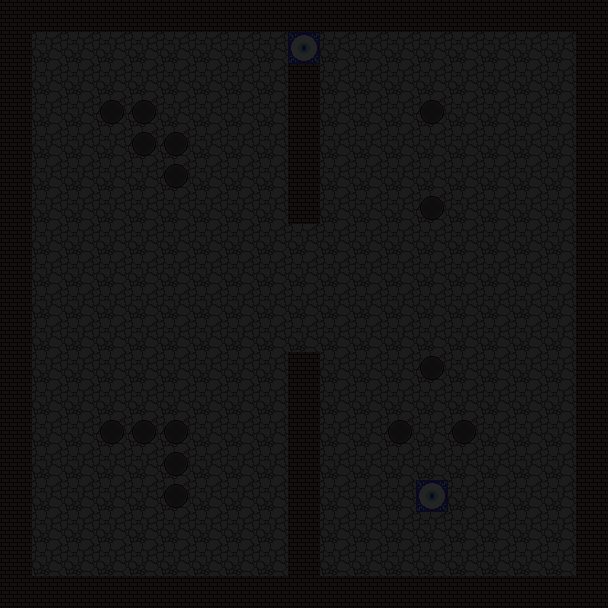

A level layout from a 2D game, rendered from its tile map. Below: a short description, then the map file with its tile-grid data intact:
An orthogonal 19x19 tile map with 32x32 px tiles, 2 tile layers (Ground, Darkness) and 3 objects (2x Light Stone, Player).

<map version="1.0" orientation="orthogonal" renderorder="right-down" width="19" height="19" tilewidth="32" tileheight="32" nextobjectid="29">
 <tileset firstgid="1" name="practiceTileset" tilewidth="32" tileheight="32">
  <image source="../assets/practiceTileset.png" trans="ff0080" width="128" height="64" />
  <tile id="0">
   <properties>
    <property name="name" value="darkness" />
   </properties>
  </tile>
  <tile id="2">
   <properties>
    <property name="name" value="transparent" />
   </properties>
  </tile>
  <tile id="3">
   <properties>
    <property name="event" value="yes" />
    <property name="light" value="source" />
    <property name="light_distance" value="3" />
    <property name="name" value="detail" />
    <property name="solid" value="yes" />
   </properties>
  </tile>
  <tile id="4">
   <properties>
    <property name="name" value="floor" />
   </properties>
  </tile>
  <tile id="5">
   <properties>
    <property name="light" value="sink" />
    <property name="name" value="wall" />
    <property name="solid" value="yes" />
   </properties>
  </tile>
  <tile id="6">
   <properties>
    <property name="solid" value="yes" />
   </properties>
  </tile>
  <tile id="7">
   <properties>
    <property name="solid" value="yes" />
   </properties>
  </tile>
 </tileset>
 <layer name="Ground" width="19" height="19">
  <data encoding="csv">
6,6,6,6,6,6,6,6,6,6,6,6,6,6,6,6,6,6,6,
6,5,5,5,5,5,5,5,5,4,5,5,5,5,5,5,5,5,6,
6,5,5,5,5,5,5,5,5,6,5,5,5,5,5,5,5,5,6,
6,5,5,8,8,5,5,5,5,6,5,5,5,8,5,5,5,5,6,
6,5,5,5,8,8,5,5,5,6,5,5,5,5,5,5,5,5,6,
6,5,5,5,5,8,5,5,5,6,5,5,5,5,5,5,5,5,6,
6,5,5,5,5,5,5,5,5,6,5,5,5,8,5,5,5,5,6,
6,5,5,5,5,5,5,5,5,5,5,5,5,5,5,5,5,5,6,
6,5,5,5,5,5,5,5,5,5,5,5,5,5,5,5,5,5,6,
6,5,5,5,5,5,5,5,5,5,5,5,5,5,5,5,5,5,6,
6,5,5,5,5,5,5,5,5,5,5,5,5,5,5,5,5,5,6,
6,5,5,5,5,5,5,5,5,6,5,5,5,8,5,5,5,5,6,
6,5,5,5,5,5,5,5,5,6,5,5,5,5,5,5,5,5,6,
6,5,5,8,8,8,5,5,5,6,5,5,8,5,8,5,5,5,6,
6,5,5,5,5,8,5,5,5,6,5,5,5,5,5,5,5,5,6,
6,5,5,5,5,8,5,5,5,6,5,5,5,4,5,5,5,5,6,
6,5,5,5,5,5,5,5,5,6,5,5,5,5,5,5,5,5,6,
6,5,5,5,5,5,5,5,5,6,5,5,5,5,5,5,5,5,6,
6,6,6,6,6,6,6,6,6,6,6,6,6,6,6,6,6,6,6
</data>
 </layer>
 <objectgroup name="Objects">
  <object id="20" name="Player" x="527" y="80" />
  <object id="22" name="Light Stone" x="128" y="448" width="32" height="32" />
  <object id="28" name="Light Stone" x="192" y="32" width="32" height="32" />
 </objectgroup>
 <layer name="Darkness" width="19" height="19" opacity="0.86">
  <data encoding="csv">
1,1,1,1,1,1,1,1,1,1,1,1,1,1,1,1,1,1,1,
1,1,1,1,1,1,1,1,1,1,1,1,1,1,1,1,1,1,1,
1,1,1,1,1,1,1,1,1,1,1,1,1,1,1,1,1,1,1,
1,1,1,1,1,1,1,1,1,1,1,1,1,1,1,1,1,1,1,
1,1,1,1,1,1,1,1,1,1,1,1,1,1,1,1,1,1,1,
1,1,1,1,1,1,1,1,1,1,1,1,1,1,1,1,1,1,1,
1,1,1,1,1,1,1,1,1,1,1,1,1,1,1,1,1,1,1,
1,1,1,1,1,1,1,1,1,1,1,1,1,1,1,1,1,1,1,
1,1,1,1,1,1,1,1,1,1,1,1,1,1,1,1,1,1,1,
1,1,1,1,1,1,1,1,1,1,1,1,1,1,1,1,1,1,1,
1,1,1,1,1,1,1,1,1,1,1,1,1,1,1,1,1,1,1,
1,1,1,1,1,1,1,1,1,1,1,1,1,1,1,1,1,1,1,
1,1,1,1,1,1,1,1,1,1,1,1,1,1,1,1,1,1,1,
1,1,1,1,1,1,1,1,1,1,1,1,1,1,1,1,1,1,1,
1,1,1,1,1,1,1,1,1,1,1,1,1,1,1,1,1,1,1,
1,1,1,1,1,1,1,1,1,1,1,1,1,1,1,1,1,1,1,
1,1,1,1,1,1,1,1,1,1,1,1,1,1,1,1,1,1,1,
1,1,1,1,1,1,1,1,1,1,1,1,1,1,1,1,1,1,1,
1,1,1,1,1,1,1,1,1,1,1,1,1,1,1,1,1,1,1
</data>
 </layer>
</map>
